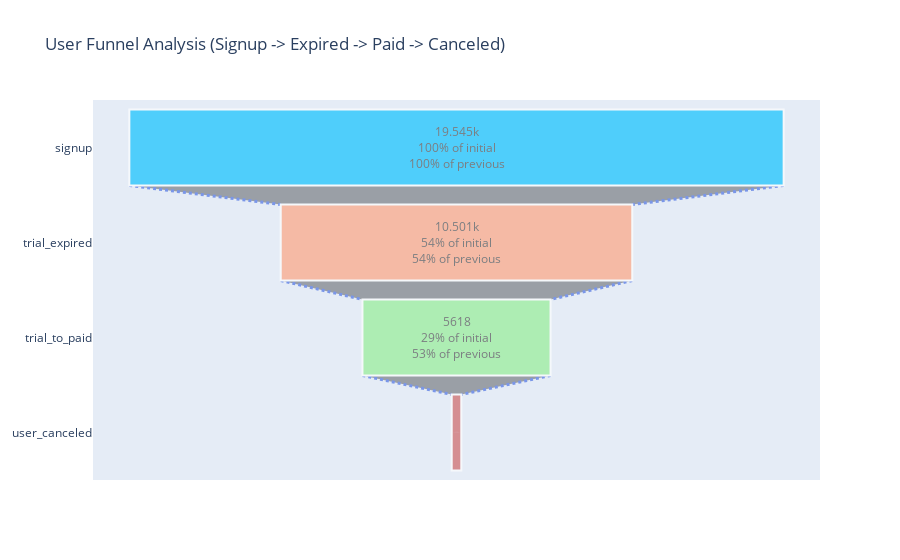

The notebook cell saved with this chart:
### Code cell
import plotly.graph_objects as go
import pandas as pd

# 새로운 퍼널 단계 순서 정의 (signup, trial_expired, trial_to_paid, canceled 순)
funnel_stages_canceled = ['signup', 'trial_expired', 'trial_to_paid', 'user_canceled']

# 새로운 퍼널 단계에 해당하는 사용자 수 (이전 계산 결과 재활용)
stage_user_counts_canceled = {stage: stage_user_counts.get(stage, 0) for stage in funnel_stages_canceled}

# 퍼널 단계와 사용자 수를 DataFrame으로 변환
funnel_data_canceled = pd.DataFrame(list(stage_user_counts_canceled.items()), columns=['Stage', 'Number of Users'])

# 정의된 새로운 퍼널 단계 순서대로 정렬
funnel_data_canceled['Stage'] = pd.Categorical(funnel_data_canceled['Stage'], categories=funnel_stages_canceled, ordered=True)
funnel_data_canceled = funnel_data_canceled.sort_values('Stage')


# Plotly Graph Objects를 위한 데이터 준비
stages_canceled = list(funnel_data_canceled['Stage'])
users_at_stage_canceled = list(funnel_data_canceled['Number of Users'])


# Figure 생성
fig_canceled = go.Figure(go.Funnel(
    y=stages_canceled,
    x=users_at_stage_canceled,
    textposition = "inside",
    textinfo = "value+percent initial+percent previous",
    opacity = 0.65,
    marker = {"color": ["deepskyblue", "lightsalmon", "lightgreen", "indianred"], # 단계별 색상 지정
            "line": {"width": 2, "color": "white"}},
    connector = {"line": {"color": "royalblue", "dash": "dot", "width": 3}})
)

# 레이아웃 업데이트 (차트 제목 설정)
fig_canceled.update_layout(title_text='User Funnel Analysis (Signup -> Expired -> Paid -> Canceled)', showlegend=False)

# 차트 출력
fig_canceled.show()

### Figure 1 — Plotly figure (JSON) as saved in the notebook; plotly's stock layout.template omitted (floating-point values rounded to 4 significant figures)
{"data": [{"connector": {"line": {"color": "royalblue", "dash": "dot", "width": 3}}, "marker": {"color": ["deepskyblue", "lightsalmon", "lightgreen", "indianred"], "line": {"color": "white", "width": 2}}, "opacity": 0.65, "textinfo": "value+percent initial+percent previous", "textposition": "inside", "type": "funnel", "x": [19545, 10501, 5618, 286], "y": ["signup", "trial_expired", "trial_to_paid", "user_canceled"]}], "layout": {"showlegend": false, "title": {"text": "User Funnel Analysis (Signup -> Expired -> Paid -> Canceled)"}}}
